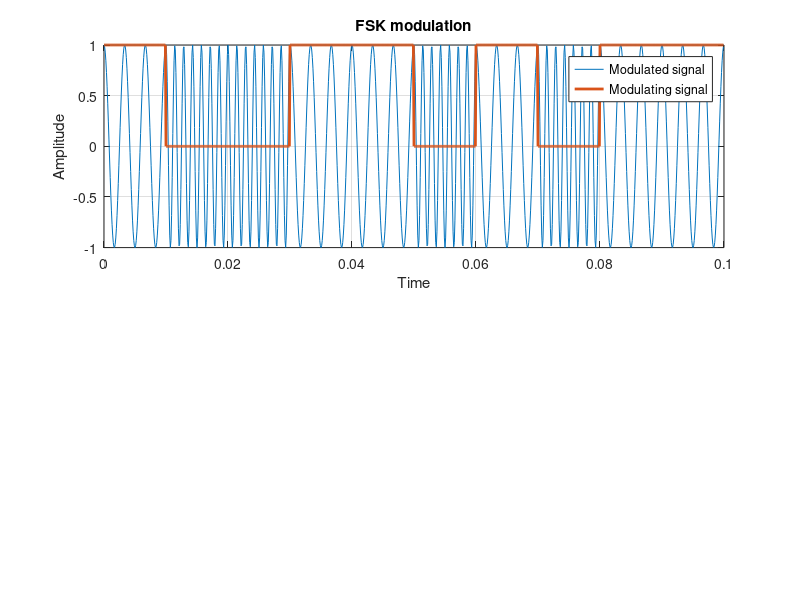
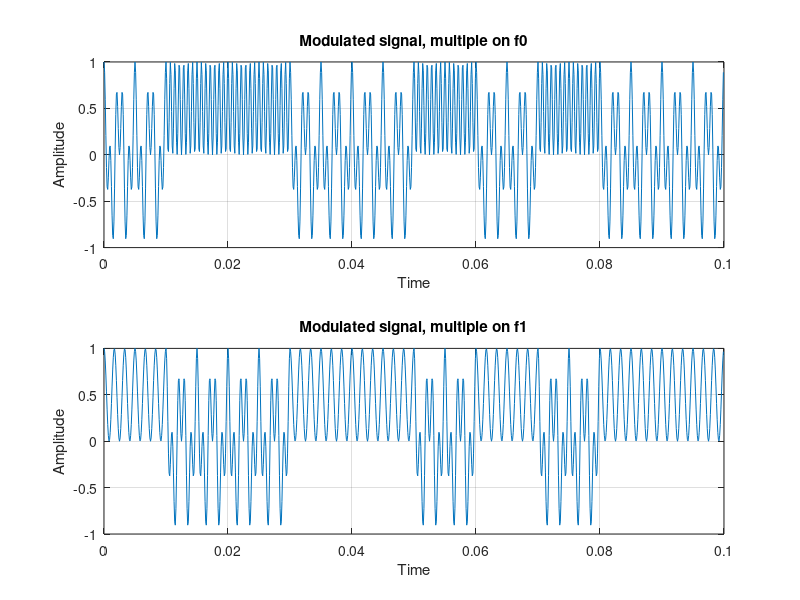

These figures' MATLAB source, in order: (Note: this script raises an error after producing the figures.)
clear, clc, close all;

fs = 10000;
ts = 0 : 1/fs : 0.1-1/fs;
N = length(ts);

%% carrier params
fc = 500;
h = 4;
T = 10e-3;

f0 = fc + h/(2*T);
f1 = fc - h/(2*T);

%% moduling signal
% one-byte length in counts
n_for_bit = T*fs;
% coded sequence
code = [1 0 0 1 1 0 1 0 1 1];

% create modulating signal
fm = zeros(1,N);
for i=1:length(code)
    for j=n_for_bit*(i-1)+1:n_for_bit*i
        fm(j) = code(i);
    end
end

%% frequency manipulation
x0 = cos(2*pi*f0*ts);
x1 = cos(2*pi*f1*ts);

x = zeros(1,N);
for i = 1:N
    if fm(i) == 0
        x(i) = x0(i);
    else
        x(i) = x1(i);
    end
end

subplot(2,1,1);
plot(ts,x,'LineWidth',0.5), grid on, hold on;
plot(ts,fm,'LineWidth',2), grid on;
title('FSK modulation');
xlabel('Time'), ylabel('Amplitude');
legend({'Modulated signal';'Modulating signal'});

%% FSK demodulation
% multiple signal on carrier
y0 = x.*x0;
y1 = x.*x1;

figure;
subplot(2,1,1);
plot(ts, y0), grid on;
title('Modulated signal, multiple on f0');
xlabel('Time'), ylabel('Amplitude');
subplot(2,1,2);
plot(ts, y1), grid on;
title('Modulated signal, multiple on f1');
xlabel('Time'), ylabel('Amplitude');

y = y1 - y0;

% apply LP filter for removing carrier
fltr = flm5;
z = filter(fltr.Numerator,1,y);

figure;
subplot(2,1,1);
plot(ts,y), grid on;
title('Signal y=y0-y1');
xlabel('Time'), ylabel('Amplitude');
subplot(2,1,2);
plot(ts,z), grid on;
title('Same signal, but filtered with LP-filter');
xlabel('Time'), ylabel('Amplitude');

% comparator
dem = zeros(1,length(z));
for i=1:length(z)
    if z(i)>=0.1
        dem(i) = 1;
    else
        dem(i) = 0;
    end
end

figure;
plot(ts,x,'LineWidth',0.5), grid on, hold on;
plot(ts,dem,'LineWidth',2), grid on;
xlabel('Time'), ylabel('Amplitude');
title('FSK demodulation');
legend({'Modulated signal';'Demodulated signal'});
